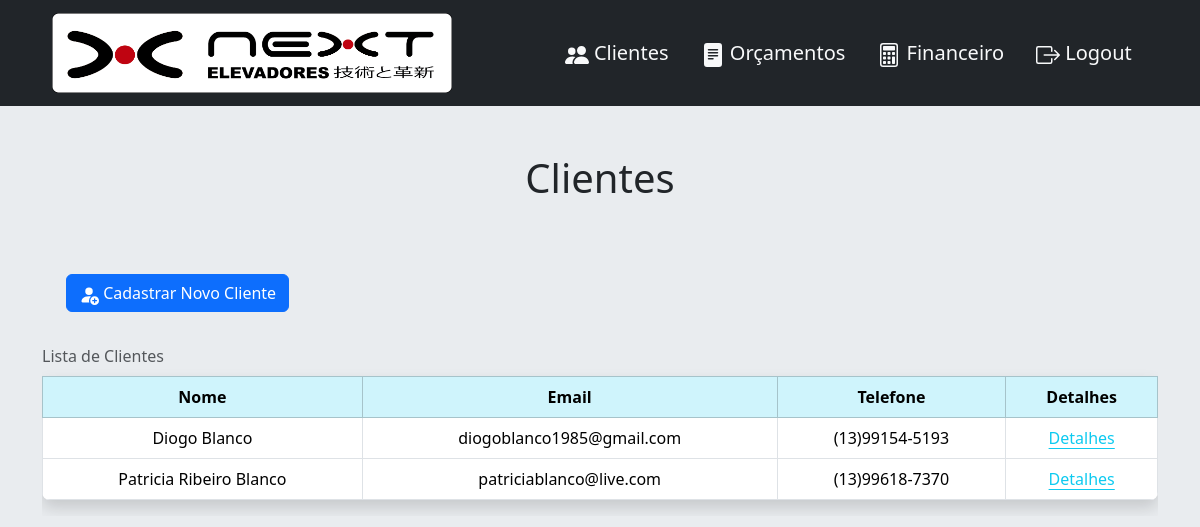
The app's page /customers/ with its own data.
### home/models.py (models this page shows, shortened)
class Customer(models.Model):
    class Meta:
        verbose_name = 'Cliente'
        verbose_name_plural = 'Clientes'
    contract_types = (
        ('Manutenção', 'Manutenção'),
        ('Modernização', 'Modernização'),
    )
    first_name = models.CharField(max_length=30, verbose_name='Nome')
    last_name = models.CharField(max_length=30, verbose_name='Sobrenome')
    address = models.CharField(max_length=50, verbose_name='Endereço')
    city = models.CharField(max_length=30, null=True, verbose_name='Cidade')
    state = models.CharField(max_length=30, verbose_name='Estado')
    phone = models.CharField(max_length=14, verbose_name='Telefone')
    email = models.EmailField()
    contract = models.CharField(
        max_length=12, choices=contract_types, verbose_name='Tipo de Contrato')
    price = models.DecimalField(
        decimal_places=2, max_digits=999, verbose_name='Valor do Contrato/Mês')
    start_date = models.DateTimeField(verbose_name='Data de Início')
    expiration_date = models.DateTimeField(
        verbose_name='Data de Término do Contrato')
    renewal_date = models.DateTimeField(
        verbose_name='Data de Renovação', null=True, blank=True)
    elevators_qty = models.IntegerField(
        verbose_name='Quantidade de Elevadores')
    elevators_brand = models.CharField(
        max_length=30, verbose_name='Marca dos Elevadores')

### home/views.py (the view)
# urls.py: path('customers/', views.customer_list, name='customers'),
def customer_list(request):
    customers = Customer.objects.all()
    context = {
        'customers': customers,
    }
    return render(request, 'home/customer_list.html', context)

### home/templates/home/customer_list.html (shortened to what this page needs)
{% extends 'home/base.html' %}
{% load static %}
{% block nav %}{% include 'home/partials/_nav.html' %}{% endblock nav %}
{% block content %}
<h1 class="text-center m-5">Clientes</h1>
<div class="table-responsive">
  <a href="{% url 'home:create_customer' %}"><button class="btn btn-primary m-4"> Cadastrar Novo Cliente</button></a>
<table class="table table-hover table-bordered shadow rounded-3 overflow-hidden caption-top">
  <caption>Lista de Clientes</caption>
  <thead class="text-center">
    <tr class="table-info">
      <th scope="col">Nome</th>
      <th scope="col">Email</th>
      <th scope="col">Telefone</th>
      <th scope="col">Detalhes</th>
    </tr>
  </thead>
  {% for customer in customers %}
  <tbody class="text-center">
    <tr>
      <td>{{customer.first_name}} {{customer.last_name}}</td>
      <td>{{customer.email}}</td>
      <td>{{customer.phone}}</td>
      <td><a class="link-info link-offset-2" href="{% url 'home:customer' customer.id %}">Detalhes</a></td>
    </tr>
  </tbody>
{% endfor %}
</table>
</div>
{% endblock %}

### records on screen
Customer: first_name "Diogo", last_name "Blanco", email "diogoblanco1985@gmail.com", phone "(13)99154-5193"
Customer: first_name "Patricia", last_name "Ribeiro Blanco", email "patriciablanco@live.com", phone "(13)99618-7370"
